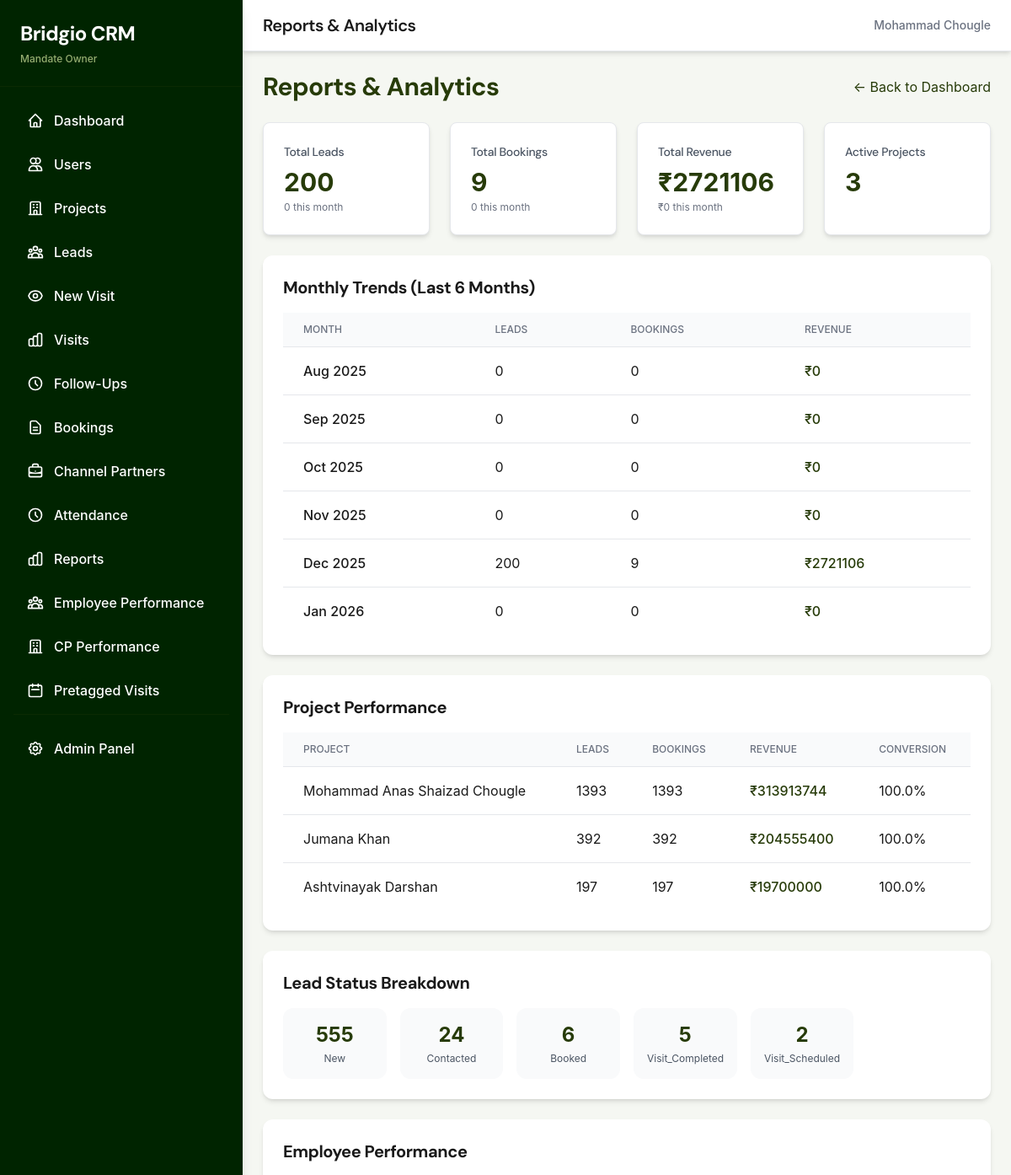
Before: /reports/ (signed in, upper part) with the older database file.
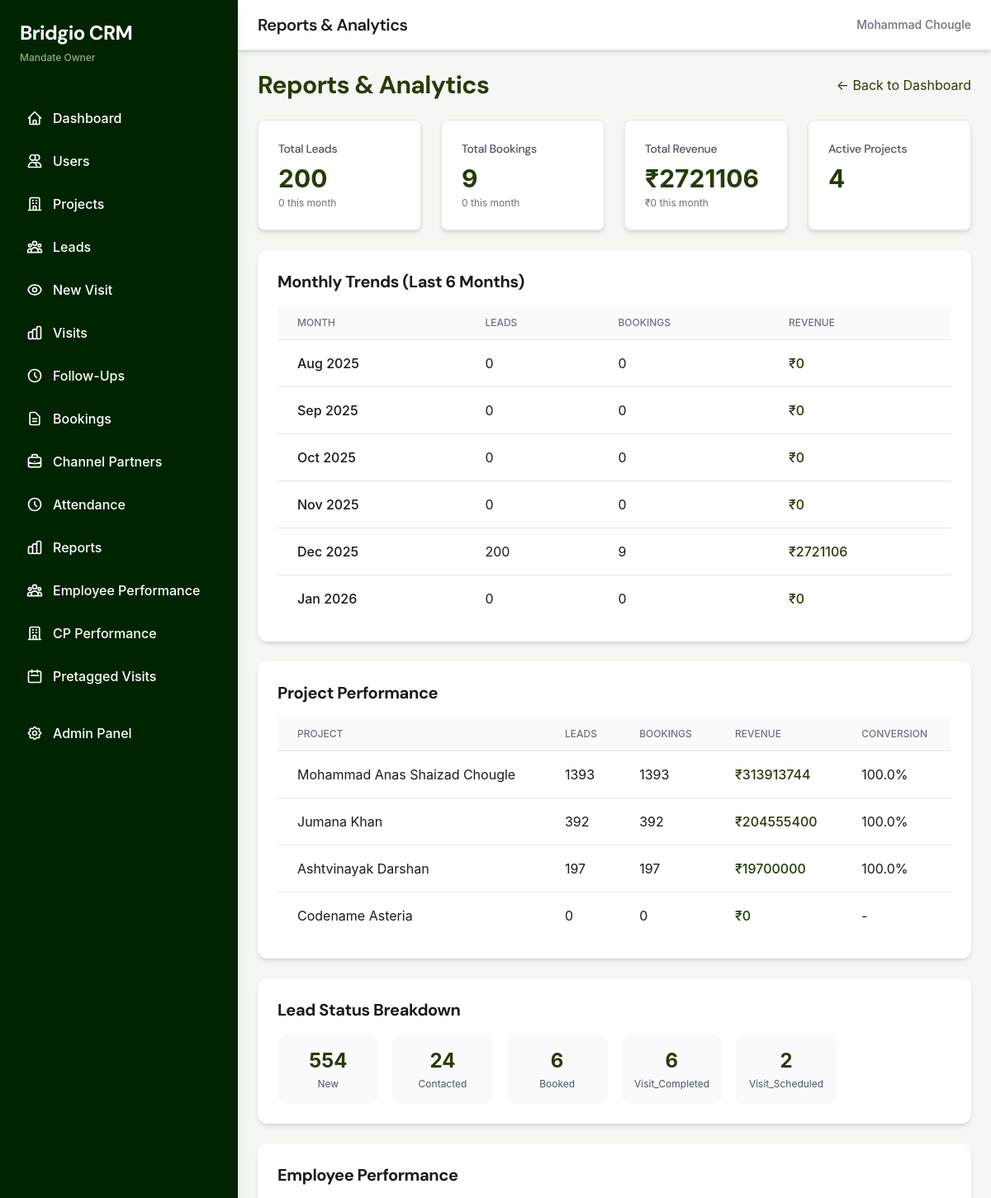
After: the same page with the newer database file.
### projects/models.py (models this page shows, shortened)
class Project(models.Model):
    PROJECT_TYPE_CHOICES = [
        ('residential', 'Residential'),
        ('commercial', 'Commercial'),
        ('mixed', 'Mixed'),
    ]
    name = models.CharField(max_length=200)
    builder_name = models.CharField(max_length=200)
    location = models.TextField()
    rera_id = models.CharField(max_length=50, blank=True)
    project_type = models.CharField(max_length=20, choices=PROJECT_TYPE_CHOICES, default='residential')
    starting_price = models.DecimalField(max_digits=15, decimal_places=2, null=True, blank=True)
    starting_price_unit = models.CharField(max_length=10, choices=[('lakhs', 'Lakhs'), ('crores', 'Crores')], default='lakhs', blank=True)
    ending_price = models.DecimalField(max_digits=15, decimal_places=2, null=True, blank=True)
    ending_price_unit = models.CharField(max_length=10, choices=[('lakhs', 'Lakhs'), ('crores', 'Crores')], default='lakhs', blank=True)
    inventory_summary = models.TextField(blank=True)
    image = models.ImageField(upload_to='projects/', blank=True, null=True, help_text="Cover image for project cards and detail page")
    number_of_towers = models.IntegerField(default=1, help_text="Total number of towers")
    floors_per_tower = models.IntegerField(default=1, help_text="Number of floors in each tower")
    units_per_floor = models.IntegerField(default=1, help_text="Number of residential units per floor")
    has_commercial = models.BooleanField(default=False, help_text="Does this project have commercial units?")
    commercial_floors = models.IntegerField(default=0, help_text="Number of floors with commercial units")
    commercial_units_per_floor = models.IntegerField(default=0, help_text="Number of commercial units per floor")
    latitude = models.DecimalField(max_digits=9, decimal_places=6, null=True, blank=True)
    longitude = models.DecimalField(max_digits=9, decimal_places=6, null=True, blank=True)
    default_commission_percent = models.DecimalField(max_digits=5, decimal_places=2, default=0.00)
    auto_assignment_strategy = models.CharField(
        max_length=20,
        choices=[('round_robin', 'Round Robin'), ('manual', 'Manual')],
        default='manual'
    )
    mandate_owner = models.ForeignKey(
        User,
        on_delete=models.CASCADE,
        related_name='projects',
        limit_choices_to={'role': 'mandate_owner'}
    )
    site_head = models.ForeignKey(
        User,
        on_delete=models.SET_NULL,
        null=True,
        blank=True,
        related_name='managed_projects',
        limit_choices_to={'role': 'site_head'}
    )
    is_active = models.BooleanField(default=True)
    created_at = models.DateTimeField(auto_now_add=True)
    updated_at = models.DateTimeField(auto_now=True)
    class Meta:
        db_table = 'projects'
        ordering = ['-created_at']

### reports/views.py (the view, shortened to what this page needs)
# urls.py: path('', mandate_owner_reports, name='mandate_owner_reports'),
@login_required
def mandate_owner_reports(request):
    if not (request.user.is_mandate_owner() or request.user.is_super_admin() or (request.user.is_superuser and request.user.is_staff)):
        from django.contrib import messages
        from django.shortcuts import redirect
        messages.error(request, 'You do not have permission to view reports.')
        return redirect('dashboard')
    user = request.user
    today = timezone.now().date()
    this_month_start = today.replace(day=1)
    last_month_start = (this_month_start - timedelta(days=1)).replace(day=1)
    last_month_end = this_month_start - timedelta(days=1)
    if user.is_super_admin() or user.is_mandate_owner() or (user.is_superuser and user.is_staff):
        projects = Project.objects.filter(is_active=True)
    else:
        projects = Project.objects.filter(mandate_owner=user, is_active=True)
    if user.is_super_admin() or user.is_mandate_owner() or (user.is_superuser and user.is_staff):
        all_leads = Lead.objects.filter(is_archived=False)
    else:
        all_leads = Lead.objects.filter(project__mandate_owner=user, is_archived=False)
    leads_this_month = all_leads.filter(created_at__date__gte=this_month_start)
    leads_last_month = all_leads.filter(created_at__date__gte=last_month_start, created_at__date__lte=last_month_end)
    from leads.models import LeadProjectAssociation
    status_breakdown = LeadProjectAssociation.objects.filter(
        is_archived=False
    ).values('status').annotate(
        count=Count('id')
    ).order_by('-count')
    if user.is_super_admin() or user.is_mandate_owner() or (user.is_superuser and user.is_staff):
        all_bookings = Booking.objects.filter(is_archived=False)
    else:
        all_bookings = Booking.objects.filter(project__mandate_owner=user, is_archived=False)
    bookings_this_month = all_bookings.filter(created_at__date__gte=this_month_start)
    if user.is_super_admin() or user.is_mandate_owner() or (user.is_superuser and user.is_staff):
        total_revenue = Payment.objects.all().aggregate(
            total=Sum('amount')
        )['total'] or 0
        revenue_this_month = Payment.objects.filter(
            payment_date__gte=this_month_start
        ).aggregate(total=Sum('amount'))['total'] or 0
        revenue_last_month = Payment.objects.filter(
            payment_date__gte=last_month_start,
            payment_date__lte=last_month_end
        ).aggregate(total=Sum('amount'))['total'] or 0
    project_performance = projects.annotate(
        lead_count=Count('lead_associations', filter=Q(lead_associations__is_archived=False)),
        booking_count=Count('bookings', filter=Q(bookings__is_archived=False)),
        revenue=Sum('bookings__payments__amount')
    ).order_by('-revenue')
    for project in project_performance:
        if project.lead_count > 0:
            project.conversion_rate = (project.booking_count / project.lead_count) * 100
        else:
            project.conversion_rate = 0
    if user.is_super_admin() or user.is_mandate_owner() or (user.is_superuser and user.is_staff):
        employees = User.objects.filter(is_active=True).exclude(role='super_admin')
    else:
        employees = User.objects.filter(mandate_owner=user, is_active=True)
    employee_performance = []
    for emp in employees:
        if emp.is_closing_manager():
            if user.is_super_admin() or user.is_mandate_owner() or (user.is_superuser and user.is_staff):
                bookings_count = Booking.objects.filter(created_by=emp).count()
            else:
                bookings_count = Booking.objects.filter(created_by=emp, project__mandate_owner=user).count()
            employee_performance.append({
                'user': emp,
                'role': emp.get_role_display(),
                'bookings': bookings_count,
            })
        elif emp.is_sourcing_manager():
            if user.is_super_admin() or user.is_mandate_owner() or (user.is_superuser and user.is_staff):
                leads_count = Lead.objects.filter(created_by=emp).count()
            else:
                leads_count = Lead.objects.filter(created_by=emp, project__mandate_owner=user).count()
            employee_performance.append({
                'user': emp,
                'role': emp.get_role_display(),
                'leads': leads_count,
            })
        elif emp.is_telecaller():
            from leads.models import LeadProjectAssociation
            if user.is_super_admin() or user.is_mandate_owner() or (user.is_superuser and user.is_staff):
                calls_count = LeadProjectAssociation.objects.filter(assigned_to=emp, is_archived=False).count()
            else:
                calls_count = LeadProjectAssociation.objects.filter(
                    assigned_to=emp,
                    project__mandate_owner=user,
                    is_archived=False
                ).count()
            employee_performance.append({
                'user': emp,
                'role': emp.get_role_display(),
                'assigned_leads': calls_count,
            })
    monthly_trends = []
    for i in range(6):
        month_start = (this_month_start - timedelta(days=30*i)).replace(day=1)
        month_end = (month_start + timedelta(days=32)).replace(day=1) - timedelta(days=1)
        month_leads = all_leads.filter(created_at__date__gte=month_start, created_at__date__lte=month_end).count()
        month_bookings = all_bookings.filter(created_at__date__gte=month_start, created_at__date__lte=month_end).count()
        if user.is_super_admin() or user.is_mandate_owner() or (user.is_superuser and user.is_staff):
            month_revenue = Payment.objects.filter(
                payment_date__gte=month_start,
                payment_date__lte=month_end
            ).aggregate(total=Sum('amount'))['total'] or 0
        else:
            month_revenue = Payment.objects.filter(
                booking__project__mandate_owner=user,
                payment_date__gte=month_start,
                payment_date__lte=month_end
            ).aggregate(total=Sum('amount'))['total'] or 0
        monthly_trends.append({
            'month': month_start.strftime('%b %Y'),
            'leads': month_leads,
            'bookings': month_bookings,
            'revenue': month_revenue,
        })
    monthly_trends.reverse()
    context = {
        'total_leads': all_leads.count(),
        'leads_this_month': leads_this_month.count(),
        'leads_last_month': leads_last_month.count(),
        'total_bookings': all_bookings.count(),
        'bookings_this_month': bookings_this_month.count(),
        'total_revenue': total_revenue,
        'revenue_this_month': revenue_this_month,
        'revenue_last_month': revenue_last_month,
        'status_breakdown': status_breakdown,
        'project_performance': project_performance,
        'employee_performance': employee_performance,
        'monthly_trends': monthly_trends,
        'total_projects': projects.count(),
    }
    return render(request, 'reports/mandate_owner_reports.html', context)

### accounts/models.py (called while the page is built)
    def is_super_admin(self):
        return self.role == 'super_admin'

    def is_mandate_owner(self):
        return self.role == 'mandate_owner'

    def is_closing_manager(self):
        return self.role == 'closing_manager'

    def is_sourcing_manager(self):
        return self.role == 'sourcing_manager'

    def is_telecaller(self):
        return self.role == 'telecaller'

### templates/reports/mandate_owner_reports.html (shortened to what the changed rows need)
{% extends 'base.html' %}
{% block page_title %}Reports & Analytics{% endblock %}
{% block content %}
<div class="space-y-6">
    <div class="flex justify-between items-center">
        <h1 class="text-3xl font-heading font-bold text-olive-primary">Reports & Analytics</h1>
    </div>
    <div class="grid grid-cols-1 md:grid-cols-2 lg:grid-cols-4 gap-6">
        <div class="bg-card-bg rounded-lg shadow-premium border border-border-light p-6">
            <h3 class="text-sm font-medium text-gray-600 mb-2">Active Projects</h3>
            <p class="text-3xl font-bold text-olive-primary">{{ total_projects }}</p>
        </div>
    </div>
    <div class="bg-white rounded-custom shadow-md p-6">
        <h2 class="text-xl font-heading font-bold mb-4">Monthly Trends (Last 6 Months)</h2>
        <div class="overflow-x-auto">
            <table class="min-w-full divide-y divide-gray-200">
                <thead class="bg-gray-50">
                    <tr>
                        <th class="px-6 py-3 text-left text-xs font-medium text-gray-500 uppercase">Month</th>
                        <th class="px-6 py-3 text-left text-xs font-medium text-gray-500 uppercase">Leads</th>
                        <th class="px-6 py-3 text-left text-xs font-medium text-gray-500 uppercase">Bookings</th>
                        <th class="px-6 py-3 text-left text-xs font-medium text-gray-500 uppercase">Revenue</th>
                    </tr>
                </thead>
                <tbody class="bg-card-bg divide-y divide-gray-200">
                    {% for trend in monthly_trends %}
                    <tr class="hover:bg-gray-50">
                        <td class="px-6 py-4 whitespace-nowrap font-medium">{{ trend.month }}</td>
                        <td class="px-6 py-4 whitespace-nowrap">{{ trend.leads }}</td>
                        <td class="px-6 py-4 whitespace-nowrap">{{ trend.bookings }}</td>
                        <td class="px-6 py-4 whitespace-nowrap font-medium text-olive-primary">₹{{ trend.revenue|floatformat:0 }}</td>
                    </tr>
                    {% endfor %}
                </tbody>
            </table>
        </div>
    </div>
    <div class="bg-white rounded-custom shadow-md p-6">
        <h2 class="text-xl font-heading font-bold mb-4">Project Performance</h2>
        <div class="overflow-x-auto">
            <table class="min-w-full divide-y divide-gray-200">
                <thead class="bg-gray-50">
                    <tr>
                        <th class="px-6 py-3 text-left text-xs font-medium text-gray-500 uppercase">Project</th>
                        <th class="px-6 py-3 text-left text-xs font-medium text-gray-500 uppercase">Leads</th>
                        <th class="px-6 py-3 text-left text-xs font-medium text-gray-500 uppercase">Bookings</th>
                        <th class="px-6 py-3 text-left text-xs font-medium text-gray-500 uppercase">Revenue</th>
                        <th class="px-6 py-3 text-left text-xs font-medium text-gray-500 uppercase">Conversion</th>
                    </tr>
                </thead>
                <tbody class="bg-card-bg divide-y divide-gray-200">
                    {% for project in project_performance %}
                    <tr class="hover:bg-gray-50">
                        <td class="px-6 py-4 whitespace-nowrap">{{ project.name }}</td>
                        <td class="px-6 py-4 whitespace-nowrap">{{ project.lead_count|default:0 }}</td>
                        <td class="px-6 py-4 whitespace-nowrap">{{ project.booking_count|default:0 }}</td>
                        <td class="px-6 py-4 whitespace-nowrap font-medium text-olive-primary">₹{{ project.revenue|floatformat:0|default:0 }}</td>
                        <td class="px-6 py-4 whitespace-nowrap">
                            {% if project.lead_count > 0 %}
                            {{ project.conversion_rate|floatformat:1 }}%
                            {% else %}
                            -
                            {% endif %}
                        </td>
                    </tr>
                    {% empty %}
                    <tr>
                        <td colspan="5" class="px-6 py-4 text-center text-gray-500">No projects found</td>
                    </tr>
                    {% endfor %}
                </tbody>
            </table>
        </div>
    </div>
    <div class="bg-white rounded-custom shadow-md p-6">
        <h2 class="text-xl font-heading font-bold mb-4">Lead Status Breakdown</h2>
        <div class="grid grid-cols-2 md:grid-cols-4 lg:grid-cols-6 gap-4">
            {% for status in status_breakdown %}
            <div class="text-center p-4 bg-gray-50 rounded-custom">
                <p class="text-2xl font-bold text-olive-primary">{{ status.count }}</p>
                <p class="text-xs text-gray-600 mt-1">{{ status.status|title }}</p>
            </div>
            {% endfor %}
        </div>
    </div>
    {% if employee_performance %}
    <div class="bg-white rounded-custom shadow-md p-6">
        <h2 class="text-xl font-heading font-bold mb-4">Employee Performance</h2>
    </div>
    {% endif %}
</div>
{% endblock %}

Changed rows visible on the page:
added Project: name "Codename Asteria", lead_count "0", booking_count "0", revenue "0"
Other visible differences:
{{ total_projects }}: "3" → "4"
new list line: "554 New"
new list line: "6 Visit_Completed"
list line gone: "555 New"
list line gone: "5 Visit_Completed"
